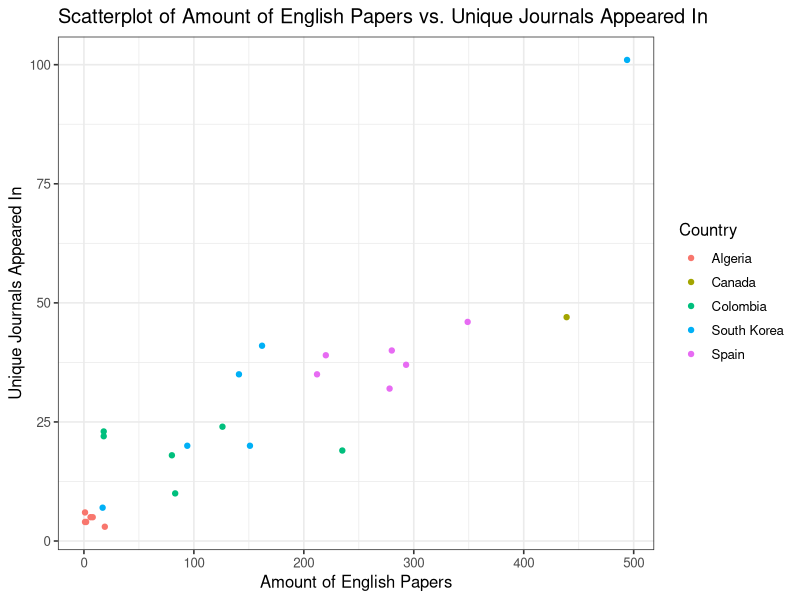
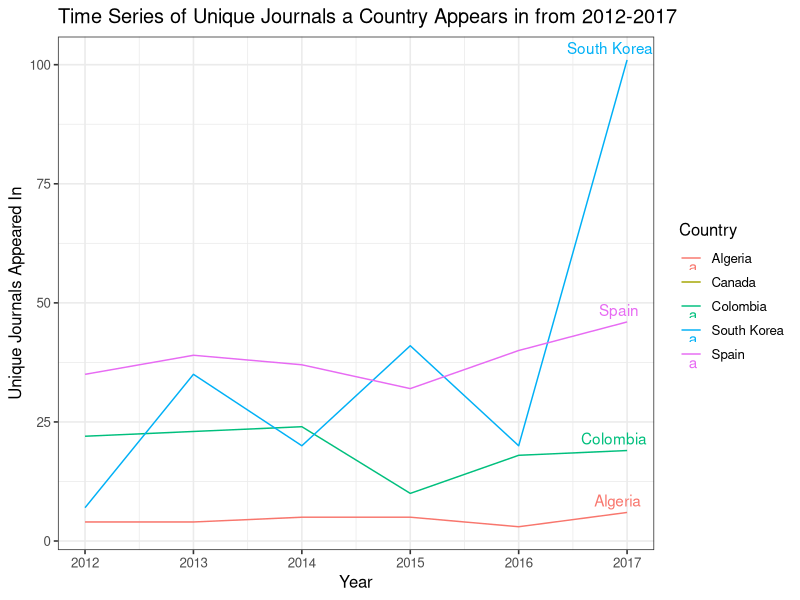

The R source for these figures, in order:
## ---- chunk 1
# Packages to Load
library(knitr)
opts_chunk$set(fig.align="center", fig.height=4, fig.width=5)
library(ggplot2)
theme_set(theme_bw(base_size=12))
library(dplyr)
## ---- chunk 2
# Upload the Dataset 
pubmed <- read.csv("pubmed.csv", stringsAsFactors = FALSE)

#Create an ANOVA to see how Unique_Journals causes variation in the other variables.
myanova <- aov (Unique_Journals ~ Country + Amount_English, data = pubmed)

#Display the Output 
summary(myanova)
## ---- chunk 3

# Use geom_point to make a Scatterplot of Amount_English and Unique_Journals and colors the points by country
ggplot(pubmed, aes(x=Amount_English, y= Unique_Journals, color = Country)) + geom_point() +
  # Add a title
  ggtitle("Scatterplot of Amount of English Papers vs. Unique Journals Appeared In") + 
  # Add axis labels
  xlab("Amount of English Papers") + ylab("Unique Journals Appeared In")

# Determine the correlation between Amount_English and Unique_Journals
cor(pubmed$Amount_English, pubmed$Unique_Journals)
## ---- chunk 4

# Use geom_line to make a Time Series of Unique_Journal count from 2012-2017 for each year
ggplot(pubmed, aes(x=Year, y=Unique_Journals, color = Country))+geom_line() + 
  # Add Country name to the ends of each line
  geom_text(data = pubmed[pubmed$Year == '2017',], aes(label = Country), hjust = 0.7, vjust = -.5) + 
  # Add a Title
  ggtitle("Time Series of Unique Journals a Country Appears in from 2012-2017") + 
  # Add axis labels 
  xlab("Year") + ylab("Unique Journals Appeared In")

